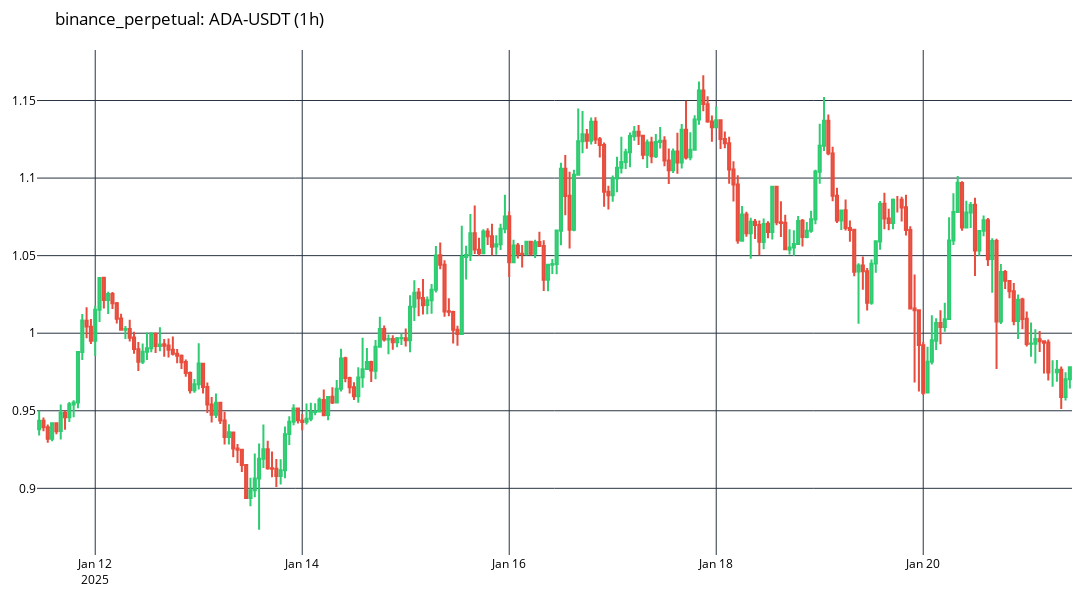

Here is the notebook cell this chart was saved with:
### Code cell
fig = candles.fig(type="candles")
fig.update_layout(paper_bgcolor="white", plot_bgcolor="white")
fig.update_layout(font=dict(color="black"))
fig.show()

### Figure 1 — Plotly figure (JSON) as saved in the notebook; plotly's stock layout.template omitted (floating-point values rounded to 4 significant figures; data arrays with more than 128 entries replaced by an {"elided": "..."} marker saying what was removed)
{"data": [{"close": {"elided": "240 float values"}, "decreasing": {"line": {"color": "#E74C3C"}}, "high": {"elided": "240 float values"}, "increasing": {"line": {"color": "#2ECC71"}}, "low": {"elided": "240 float values"}, "name": "Candlesticks", "open": {"elided": "240 float values"}, "type": "candlestick", "x": {"elided": "240 str values"}}], "layout": {"font": {"color": "black", "size": 12}, "height": 600, "hovermode": "x unified", "margin": {"b": 20, "l": 20, "r": 20, "t": 50}, "paper_bgcolor": "white", "plot_bgcolor": "white", "showlegend": false, "title": {"text": "binance_perpetual: ADA-USDT (1h)"}, "width": 1200, "xaxis": {"rangeslider": {"visible": false}}}}
